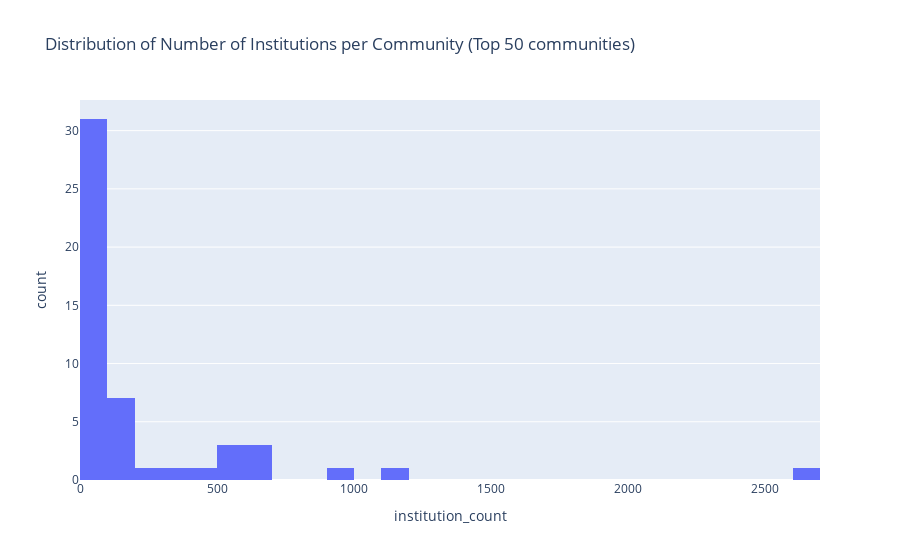

Notebook code for this chart:
### Code cell
# Only take the top 50 communities with most institutions
 
fig = px.histogram(
    df_ipc[-50:],
    x="institution_count",
    nbins=50,
    title="Distribution of Number of Institutions per Community (Top 50 communities)"
)
fig.show()

### Figure 1 — Plotly figure (JSON) as saved in the notebook; plotly's stock layout.template omitted (floating-point values rounded to 4 significant figures)
{"data": [{"bingroup": "x", "hovertemplate": "institution_count=%{x}<br>count=%{y}<extra></extra>", "legendgroup": "", "marker": {"color": "#636efa", "pattern": {"shape": ""}}, "name": "", "nbinsx": 50, "orientation": "v", "showlegend": false, "type": "histogram", "x": [12, 13, 13, 13, 13, 13, 16, 16, 16, 17, 17, 18, 19, 23, 27, 30, 30, 31, 37, 46, 48, 48, 65, 67, 70, 74, 90, 95, 95, 96, 96, 103, 147, 154, 156, 172, 179, 194, 251, 362, 482, 531, 560, 576, 601, 632, 644, 921, 1164, 2653], "xaxis": "x", "yaxis": "y"}], "layout": {"barmode": "relative", "legend": {"tracegroupgap": 0}, "title": {"text": "Distribution of Number of Institutions per Community (Top 50 communities)"}, "xaxis": {"anchor": "y", "domain": [0, 1], "title": {"text": "institution_count"}}, "yaxis": {"anchor": "x", "domain": [0, 1], "title": {"text": "count"}}}}
